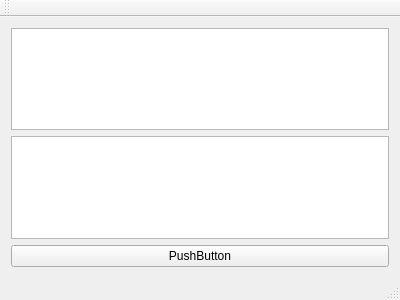
<?xml version="1.0" encoding="UTF-8"?>
<ui version="4.0">
 <class>MainWindow</class>
 <widget class="QMainWindow" name="MainWindow">
  <property name="geometry">
   <rect>
    <x>0</x>
    <y>0</y>
    <width>400</width>
    <height>300</height>
   </rect>
  </property>
  <property name="windowTitle">
   <string>MainWindow</string>
  </property>
  <widget class="QWidget" name="centralWidget">
   <layout class="QVBoxLayout" name="verticalLayout">
    <item>
     <widget class="QTextEdit" name="showMessageEdit"/>
    </item>
    <item>
     <widget class="QTextEdit" name="writeMessageEdit"/>
    </item>
    <item>
     <widget class="QPushButton" name="sendButton">
      <property name="text">
       <string>PushButton</string>
      </property>
     </widget>
    </item>
   </layout>
  </widget>
  <widget class="QMenuBar" name="menuBar">
   <property name="geometry">
    <rect>
     <x>0</x>
     <y>0</y>
     <width>400</width>
     <height>25</height>
    </rect>
   </property>
  </widget>
  <widget class="QToolBar" name="mainToolBar">
   <attribute name="toolBarArea">
    <enum>TopToolBarArea</enum>
   </attribute>
   <attribute name="toolBarBreak">
    <bool>false</bool>
   </attribute>
  </widget>
  <widget class="QStatusBar" name="statusBar"/>
 </widget>
 <layoutdefault spacing="6" margin="11"/>
 <resources/>
 <connections/>
</ui>
